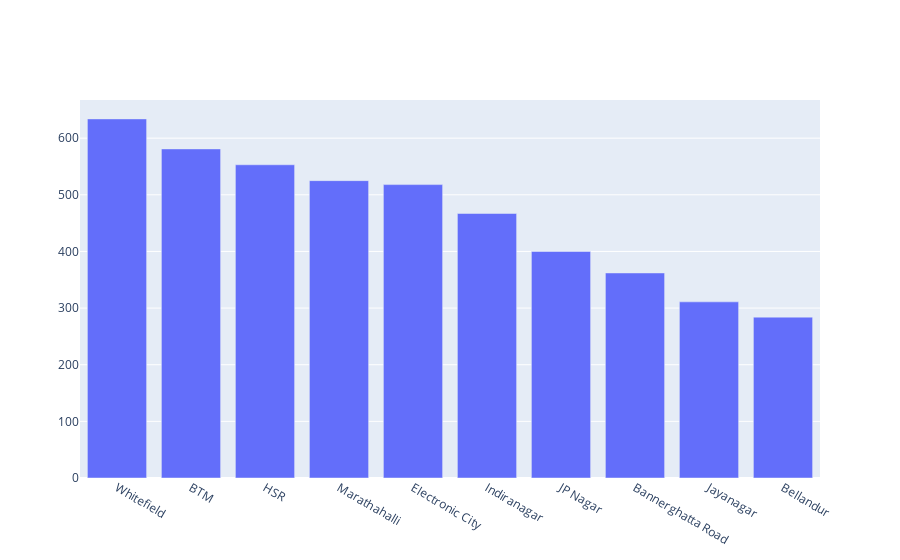

Here is the notebook cell this chart was saved with:
### Code cell
iplot([trace1])

### Figure 1 — Plotly figure (JSON) as saved in the notebook; plotly's stock layout.template omitted (floating-point values rounded to 4 significant figures)
{"data": [{"name": "Priority", "type": "bar", "x": ["Whitefield", "BTM", "HSR", "Marathahalli", "Electronic City", "Indiranagar", "JP Nagar", "Bannerghatta Road", "Jayanagar", "Bellandur"], "y": [634, 581, 553, 525, 518, 467, 400, 362, 311, 284]}], "layout": {}}
